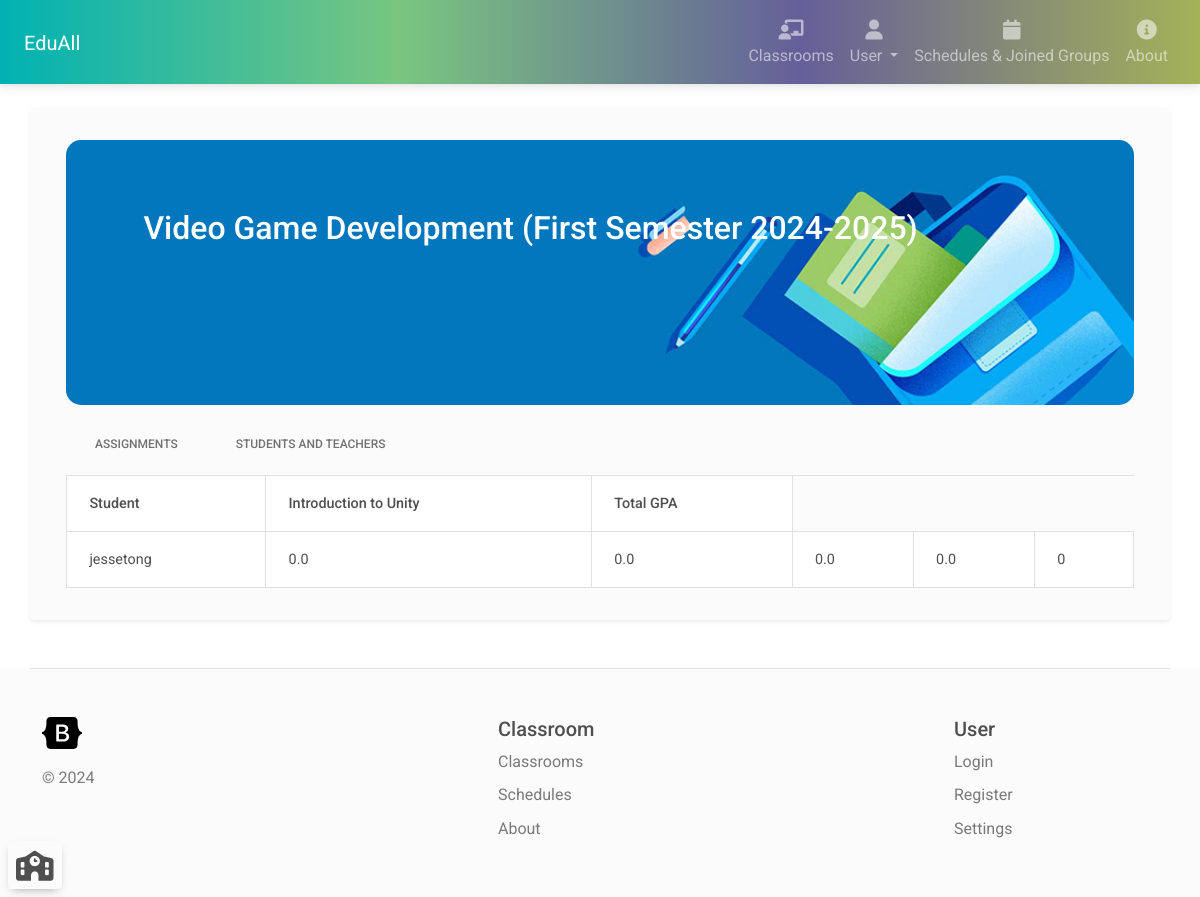
Screenshot of /classroom/gpa/2 (signed in) with the database file from the repository.
### classroom_manager/models.py (models this page shows, shortened)
class Classroom(models.Model):
    name = models.CharField(max_length=200)
    teachers = models.ManyToManyField(User, related_name="classroom_teacher")
    students = models.ManyToManyField(User, related_name="classroom_student")
    description = models.CharField(max_length=3000)
    background = models.CharField(max_length=200, default=get_random_class_image)
    searchable = models.BooleanField(default=False)

class ClassroomTask(models.Model):
    isAssignment = models.BooleanField(default=True)
    title = models.CharField(max_length=200, null=True)
    description = models.CharField(max_length=5000, null=True)
    classroom = models.ForeignKey(Classroom, on_delete=models.CASCADE)
    deadline = models.DateTimeField(null=True)
    acceptLateSubmission = models.BooleanField(default=True)
    weight = models.FloatField(default=0.0)

### classroom_manager/views.py (the view)
# urls.py: path('classroom/gpa/<int:classroomId>', views.getGpaOfAllStudents, name="gpa_by_classroom_id"),
def getGpaOfAllStudents(request: HttpRequest, classroomId: int):
    assignmentNames = getAssignmentNames(classroomId)
    classroom = Classroom.objects.filter(id=classroomId).first()
    students = classroom.students.order_by('id').all()
    isCurrentUserTeacher = isTeacher(request.user.id, classroomId)
    studentGpas = []
    for student in students:
        studentGpas.append(getStudentGpa(student.id))
    context = {'studentGpas': studentGpas, 'taskNames': assignmentNames, 'classroom': classroom, 'isTeacher': isCurrentUserTeacher}
    return render(request, 'gpa_details.html', context)

### classroom_manager/context_processor.py (called while the page is built)
def configuration_processor(request):
    siteName = Configuration.objects.filter(key='siteName').first()
    siteDescription = Configuration.objects.filter(key='siteDescription').first()
    if siteName is None:
        siteName = 'EduAll'
    else:
        siteName = siteName.value
    if siteDescription is None:
        siteDescription = 'EduAll is a platform for managing classrooms and learning groups.'
    else:
        siteDescription = siteDescription.value
    return {'siteName': siteName, 'siteDescription': siteDescription}

### classroom_manager/views.py (called while the page is built)
def isTeacher(userId, classroomId):
    user = User.objects.filter(id=userId).first()
    classroom = Classroom.objects.filter(id=classroomId, teachers__id__contains=userId).first()
    if user == None or classroom == None:
        return False
    return True

def getAssignmentNames(classroomId: int):
    tasks = ClassroomTask.objects.filter(isAssignment=True, classroom__id=classroomId).order_by('id').all()
    taskNames = [task.title for task in tasks]
    return taskNames

def getStudentGpa(studentId: int):
    tasks = ClassroomTask.objects.filter(isAssignment=True, classroom__students__id__contains=studentId).order_by('id').all()
    total_gpa = 0
    gpas = []
    student = User.objects.filter(id=studentId).first()
    for task in tasks:
        submission = Submission.objects.filter(student__id=studentId, task=task).first()
        if submission != None:
            if task.weight == None:
                task.weight = 0.0
            total_gpa += submission.gpa * task.weight / 100.0
            gpas.append(submission.gpa)
        else:
            gpas.append(0.0)
    return {'totalGpa': total_gpa, 'gpas': gpas, 'student': student}

### classroom_manager/templates/gpa_details.html (shortened to what this page needs)
{% extends 'navbar.html' %}
{% block content %}
{% load static %}
    <div class="container">
        <div style="width: 100%;" class="mt-3 position-relative">
            {% load static %}
            <img style="width: 100%; border-radius: 15px;"  src="{% static classroom.background %}"/ >
            <div style="padding: 1rem 1.5rem; top: 20%; left: 5%; width: 85%; color: white;" class="position-absolute">
                <h2 style="text-overflow: ellipsis; overflow: hidden; display: block; whitespace: no-wrap;">{{ classroom.name }}</h2>
            </div>
        </div>
        <ul class="nav nav-tabs mb-2 mt-3 bg-light">
            <li class="nav-item">
                <a class="nav-link" aria-current="page" href="{% url 'classroom_details' classroom.id %}">Assignments</a>
            </li>
            <li class="nav-item">
                <a class="nav-link" aria-current="page" href="{% url 'classroom_details_users' classroom.id %}">Students and teachers</a>
            </li>
        </ul>
        <div class="table-responsive-xxl">
            <table class="table table-bordered">
                <thead>
                    <tr>
                        <th>Student</th>
                        {% for taskName in taskNames %}
                        <th>{{ taskName }}</th>
                        {% endfor %}
                        <th>Total GPA</th>
                    </tr>
                </thead>
                <tbody>
                    {% for studentGpa in studentGpas%}
                    <tr>
                        <td>{{ studentGpa.student.username }}</td>
                        {% for gpa in studentGpa.gpas %}
                        <td>{{ gpa }}</td>
                        {% endfor %}
                        <td>{{ studentGpa.totalGpa }}</td>
                    </tr>
                    {% endfor %}
                </tbody>
            </table>
        </div>
    </div>
{% endblock %}

### classroom_manager/static/css/variables.css (style rules this page uses)
:root { --primary: #155bd5; --primary-dark: #1c3ab6; --primary-light: #e2f1ff; --accent: #00d4d7; --accent-dark: #00bac1; --accent-light: #dff9f8; --success: #13d527; --success-dark: #00ae11; --success-light: #eafbe7; --secondary: #8f15d5; --secondary-dark: #6013c7; --secondary-light: #f4e5fa; --info: #15b2d5; --info-dark: #0f8ca8; --info-light: #e0f5fa; --caution: #dbbb25; --caution-dark: #d58f15; --caution-light: #fbf9e4; --error: #e6185e; --error-dark: #bf1257; --error-light: #fce4eb; --black: #1d1d1d; --dark-1: #2d2d2d; --dark-2: #4d4d4d; --dark-3: #6d6d6d; --gray-1: #8d8d8d; --gray-2: #adadad; --gray-3: #cdcdcd; --gray-4: #e0e0e0; --light-1: #efefef; --light-2: #f5f5f5; --light-3: #fafafa; --white: #ffffff; --gradient-1: linear-gradient(180deg, #155bd5 0%, #1c3ab6 100%); --gradient-2: linear-gradient(180deg, #155bd5 13.02%, #00d4d7 85.42%); --gradient-3: linear-gradient(180deg, #155bd5 0%, #8f15d5 100%); --gradient-4: linear-gradient(180deg, #155bd5 0%, #13d527 100%); --gradient-5: linear-gradient(180deg, #155bd5 0%, #15bbd5 100%); --gradient-6: linear-gradient(180deg, #155bd5 0%, #dbbb25 100%); --gradient-7: linear-gradient(180deg, #155bd5 0%, #e6185e 100%); --gradient-8: linear-gradient(180deg, #1c3ab6 0%, #00bac1 100%); --gradient-9: linear-gradient(180deg, #00d4d7 13.02%, #155bd5 85.42%); --shadow-1: 0px 0px 1px rgba(40, 41, 61, 0.08), 0px 0.5px 2px rgba(96, 97, 112, 0.16); --shadow-2: 0px 0px 1px rgba(40, 41, 61, 0.04), 0px 2px 4px rgba(96, 97, 112, 0.16); --shadow-3: 0px 0px 2px rgba(40, 41, 61, 0.04), 0px 4px 8px rgba(96, 97, 112, 0.16); --shadow-4: 0px 2px 4px rgba(40, 41, 61, 0.04), 0px 8px 16px rgba(96, 97, 112, 0.16); --shadow-5: 0px 2px 8px rgba(40, 41, 61, 0.04), 0px 16px 24px rgba(96, 97, 112, 0.16); --shadow-6: 0px 2px 8px rgba(40, 41, 61, 0.08), 0px 20px 32px rgba(96, 97, 112, 0.24); }

### rows the page displays
Classroom: background (picture), name "Video Game Development (First Semester 2024-2025)"
ClassroomTask: taskNames "Introduction to Unity"

### other values shown
{{ studentGpa.student.username }} "jessetong"
{{ gpa }} "0.0" "0.0" "0.0" "0.0"
{{ studentGpa.totalGpa }} "0"
